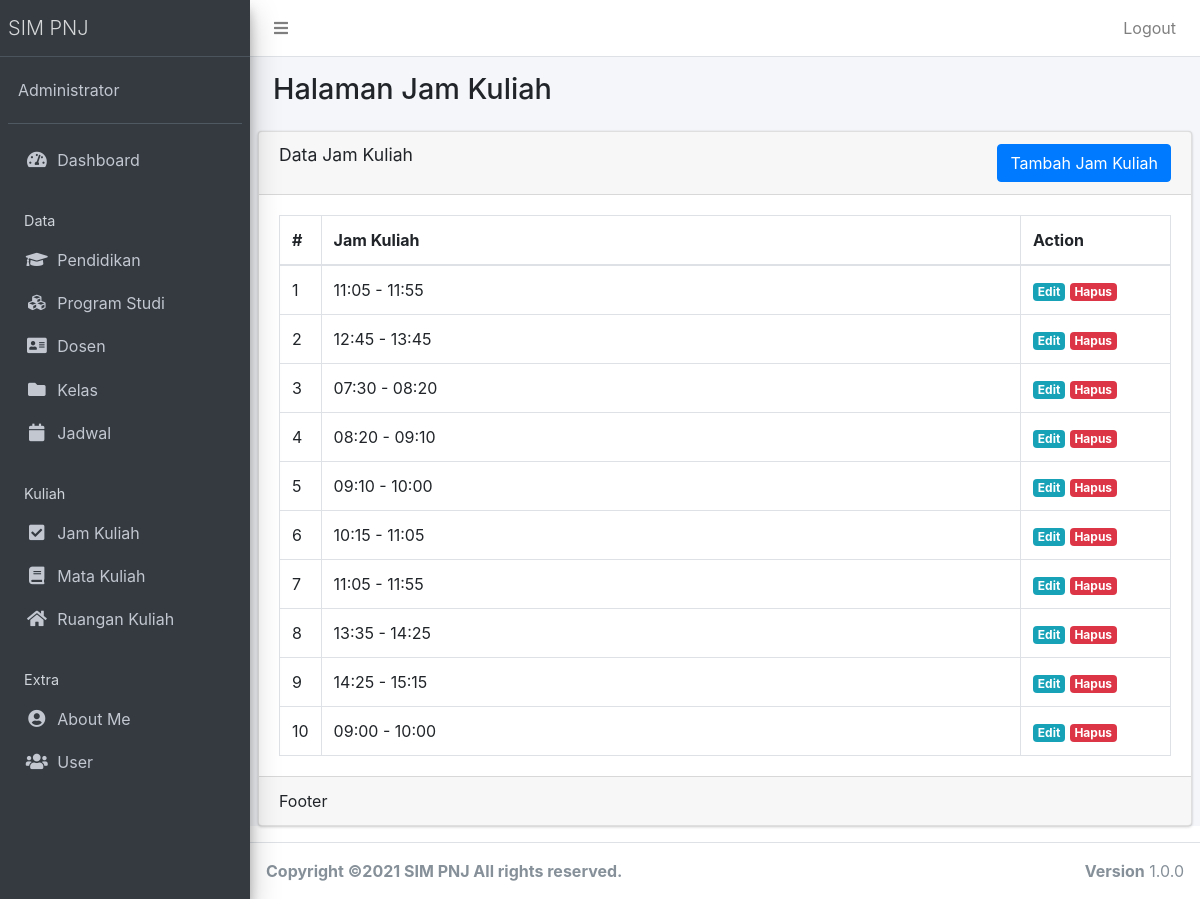
Page /public/jamkuliah (signed in) on the earlier database version.
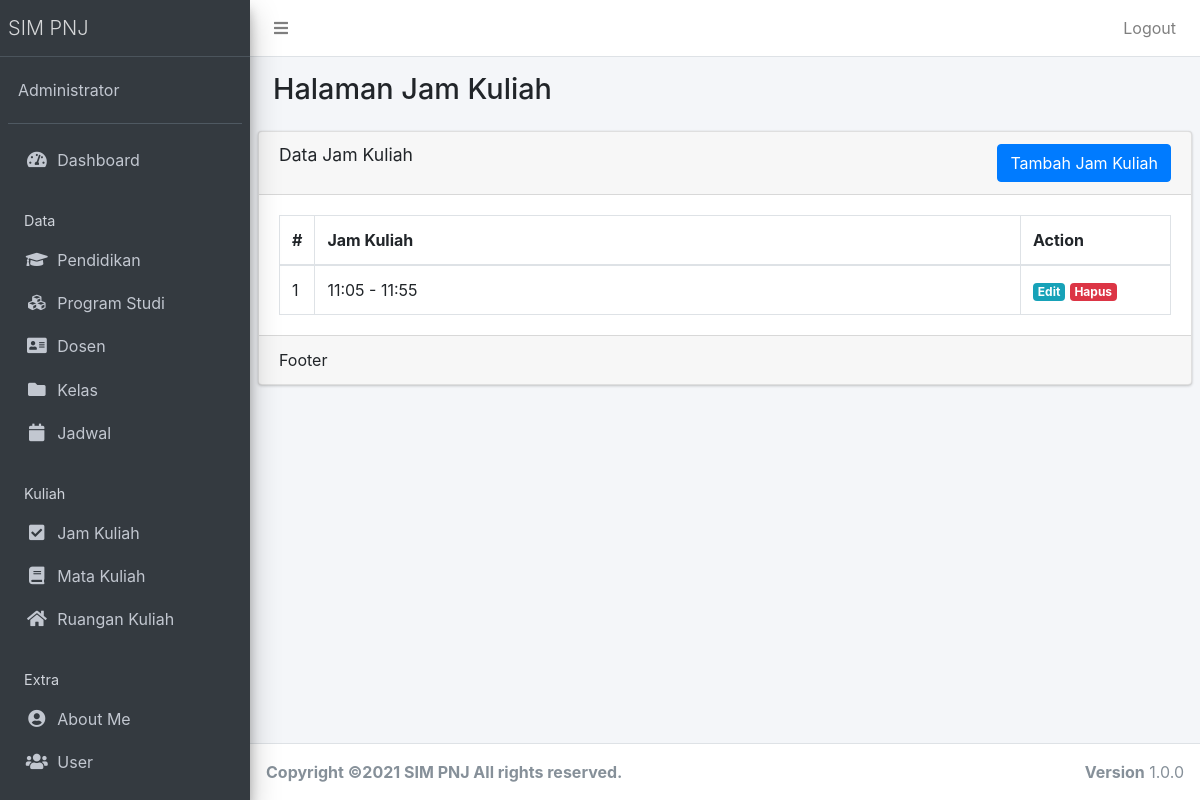
Same page on the later database version.
### tables this page shows
CREATE TABLE `jam_kuliah` (
  `jam_id` int(11) NOT NULL,
  `jamkuliah` varchar(55) NOT NULL
);

### app/core/Controller.php (called while the page is built, shortened)
<?php
class Controller{
	public function view($view, $data = [])
	{
		require_once '../app/views/' . $view . '.php';
	}
	public function model($model)
	{
		return new $model;
	}
}

### app/controllers/Jamkuliah.php (called while the page is built, shortened)
<?php
class Jamkuliah extends Controller {
	public function index()
	{
		$data['title'] = 'Data Jam Kuliah';
		$data['Jamkuliah'] = $this->model('JamkuliahModel')->getAllJamkuliah();
		$this->view('jamkuliah/index', $data);
	}
}

### app/core/App.php (called while the page is built, shortened)
<?php
class App{
	protected $method = 'index';
	protected $params = [];
	public function __construct(){
		$this->controller = new $this->controller;
		call_user_func_array([$this->controller, $this->method], $this->params);
	}
}

### public/index.php (called while the page is built, shortened)
<?php
$app = new App;

### app/core/Database.php (called while the page is built, shortened)
<?php
class Database{
	private $host = DB_HOST;
	private $user = DB_USER;
	private $pass = DB_PASS;
	private $dbnm = DB_NAME;
	private $dbh;
	private $stmt;
	public function __construct()
	{
		$dsn = 'mysql:host='. $this->host .';dbname='. $this->dbnm;
		$option = [
			PDO::ATTR_PERSISTENT => true,
			PDO::ATTR_ERRMODE => PDO::ERRMODE_EXCEPTION
		];
		try{
			$this->dbh = new PDO($dsn,$this->user,$this->pass, $option);
		}catch(PDOException $e){
			die($e->getMessage());
		}
	}
	public function query($query)
	{
		$this->stmt = $this->dbh->prepare($query);
	}
	public function execute()
	{
		$this->stmt->execute();
	}
	public function resultSet()
	{
		$this->execute();
		return $this->stmt->fetchAll(PDO::FETCH_ASSOC);
	}
}

### app/models/JamkuliahModel.php (called while the page is built, shortened)
<?php
class JamkuliahModel {
	private $table = 'jam_kuliah';
	private $db;
	public function __construct()
	{
		$this->db = new Database;
	}
	public function getAllJamkuliah()
	{
		$this->db->query('SELECT * FROM '. $this->table);
		return $this->db->resultSet();
	}
}

### app/views/jamkuliah/index.php (the view, shortened to what this page needs)
  <div class="content-wrapper">
    <section class="content-header">
      <div class="container-fluid">
        <div class="row mb-2">
          <div class="col-sm-6">
            <h1>Halaman Jam Kuliah</h1>
          </div>
        </div>
      </div>
    </section>
    <section class="content">
<div class="row">
    <div class="col-sm-12">
    </div>
  </div>
      <div class="card">
        <div class="card-header">
          <h3 class="card-title"><?= $data['title'] ?></h3> <div class="btn-group float-right"><a href="<?= base_url; ?>/jamkuliah/tambah" class="btn float-right btn-xs btn btn-primary">Tambah Jam Kuliah</a></div>
        </div>
        <div class="card-body">
          <table class="table table-bordered">
                  <thead>
                    <tr>
                      <th style="width: 10px">#</th>
                      <th>Jam Kuliah</th>
                      <th style="width: 150px">Action</th>
                    </tr>
                  </thead>
                  <tbody>
                  <?php $no=1; ?>
                    <?php foreach ($data['Jamkuliah'] as $row) :?>
                    <tr>
                      <td><?= $no; ?></td>
                      <td><?= $row['jamkuliah'];?></td>
                      <td>
                        <a href="<?= base_url; ?>/jamkuliah/edit/<?= $row['jam_id'] ?>" class="badge badge-info">Edit</a> <a href="<?= base_url; ?>/jamkuliah/hapus/<?= $row['jam_id'] ?>" class="badge badge-danger" onclick="return confirm('Hapus data?');">Hapus</a>
                      </td>
                    </tr>
                    <?php $no++; endforeach; ?>
                  </tbody>
                </table>
        </div>
        <div class="card-footer">
          Footer
        </div>
      </div>
    </section>
  </div>

Differences in the rows shown:
removed jam_kuliah: jamkuliah "12:45 - 13:45"
removed jam_kuliah: jamkuliah "07:30 - 08:20"
removed jam_kuliah: jamkuliah "08:20 - 09:10"
removed jam_kuliah: jamkuliah "09:10 - 10:00"
removed jam_kuliah: jamkuliah "10:15 - 11:05"
removed jam_kuliah: jamkuliah "11:05 - 11:55"
removed jam_kuliah: jamkuliah "13:35 - 14:25"
removed jam_kuliah: jamkuliah "14:25 - 15:15"
removed jam_kuliah: jamkuliah "09:00 - 10:00"
